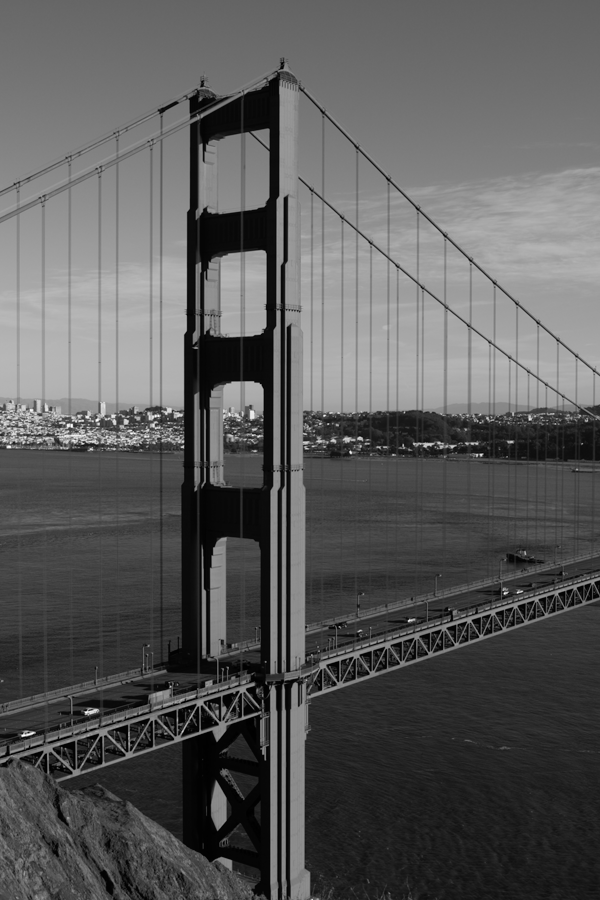
#> input picture 11Computer Vision with Python 3/3Drilling Deeper into Features-Object Detection/images/goldengate1.png, 600 x 900 px
$ python i3stitch.py
#> lines starting #> are read from the running program, lines starting #| are printed output that depends on the picture; after the words box and inside, x2 and y2 are one past the last pixel; in counts of white or black regions, pixels touching at a corner belong together
from skimage.feature import ORB, match_descriptors
from skimage.io import imread
from skimage.measure import ransac
from skimage.transform import ProjectiveTransform
from skimage.color import rgb2gray
from skimage.io import imsave, show
from skimage.color import gray2rgb
from skimage.exposure import rescale_intensity
from skimage.transform import warp
from skimage.transform import SimilarityTransform
import numpy as np


image0 = imread('images/goldengate1.png')
#> image0 is the input picture: shape (900, 600); min 0, max 255, mean 89.9
image0 = rgb2gray(image0)

image1 = imread('images/goldengate2.png')
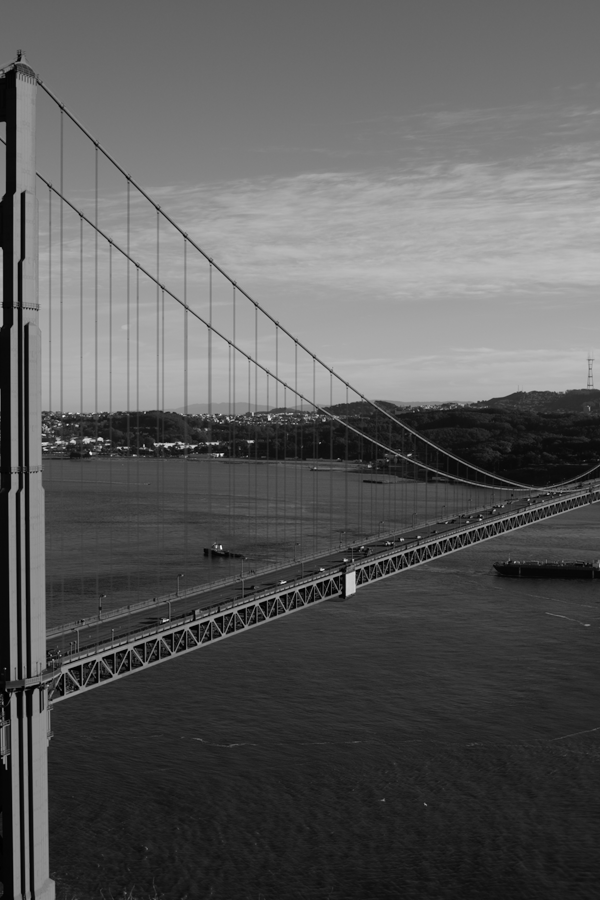
#> input picture 11Computer Vision with Python 3/3Drilling Deeper into Features-Object Detection/images/goldengate2.png, 600 x 900 px
#> image1 is the input picture: shape (900, 600); min 0, max 246, mean 90
image1 = rgb2gray(image1)

orb = ORB(n_keypoints=1000, fast_threshold=0.05)

orb.detect_and_extract(image0)
keypoints1 = orb.keypoints
descriptors1 = orb.descriptors

orb.detect_and_extract(image1)
keypoints2 = orb.keypoints
descriptors2 = orb.descriptors

matches12 = match_descriptors(descriptors1,
                              descriptors2,
                              cross_check=True)

src = keypoints2[matches12[:, 1]][:, ::-1]
dst = keypoints1[matches12[:, 0]][:, ::-1]

transform_model, inliers = \
    ransac((src, dst), ProjectiveTransform,
           min_samples=4, residual_threshold=2)

r, c = image1.shape[:2]
#> r = 900; c = 600

corners = np.array([[0, 0],
                    [0, r],
                    [c, 0],
                    [c, r]])
#> corners = [[0, 0], [0, 900], [600, 0], [600, 900]]

warped_corners = transform_model(corners)

all_corners = np.vstack((warped_corners, corners))

corner_min = np.min(all_corners, axis=0)
#> corner_min = [0, -25.65]
corner_max = np.max(all_corners, axis=0)
#> corner_max = [892, 930.4]

output_shape = (corner_max - corner_min)
#> output_shape = [892, 956]
output_shape = np.ceil(output_shape[::-1])

offset = SimilarityTransform(translation=-corner_min)

image0_warp = warp(image0, offset.inverse,
               output_shape=output_shape, cval=-1)

image1_warp = warp(image1, (transform_model + offset).inverse,
               output_shape=output_shape, cval=-1)

image0_mask = (image0_warp != -1)
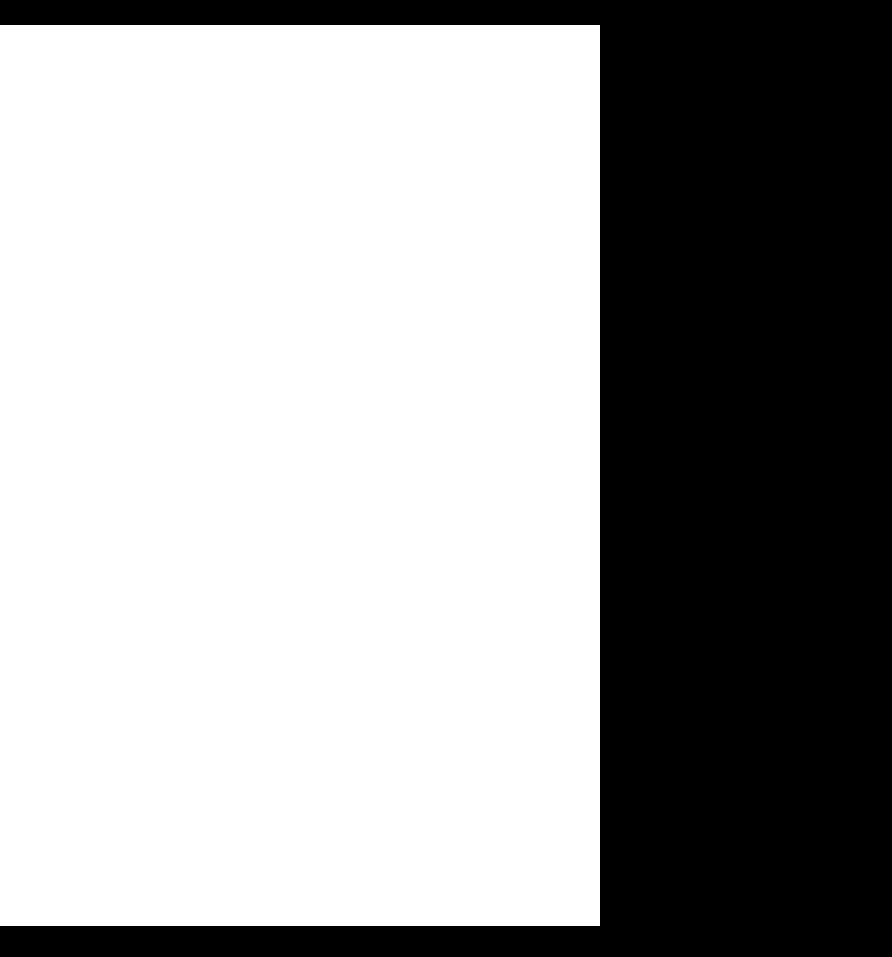
#> image0_mask: shape (957, 892) bool; 63.3% white; 1 black region, box (x1, y1, x2, y2) and area: (0, 0, 892, 957) 313044
image0_warp[~image0_mask] = 0
image0_alpha = np.dstack((gray2rgb(image0_warp), image0_mask))
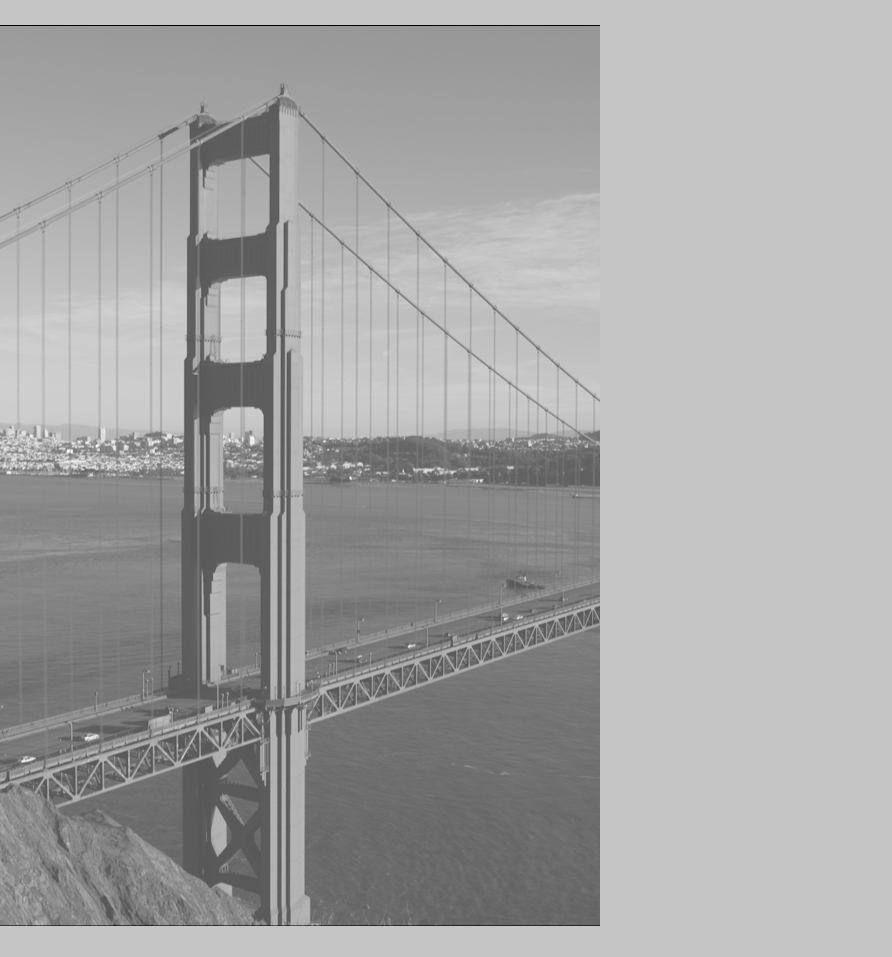
#> image0_alpha: shape (957, 892, 4) float64; mean R, G, B, A 0.222, 0.222, 0.222, 0.633; transparent parts drawn white


image1_mask = (image1_warp != -1)
#> image1_mask: shape (957, 892) bool; 67.2% white; 1 black region, box (x1, y1, x2, y2) and area: (0, 0, 892, 957) 280074
image1_warp[~image1_mask] = 0
image1_alpha = np.dstack((gray2rgb(image1_warp), image1_mask))


merged = (image0_alpha + image1_alpha)

alpha = merged[..., 3]
merged /= np.maximum(alpha, 1)[..., np.newaxis]
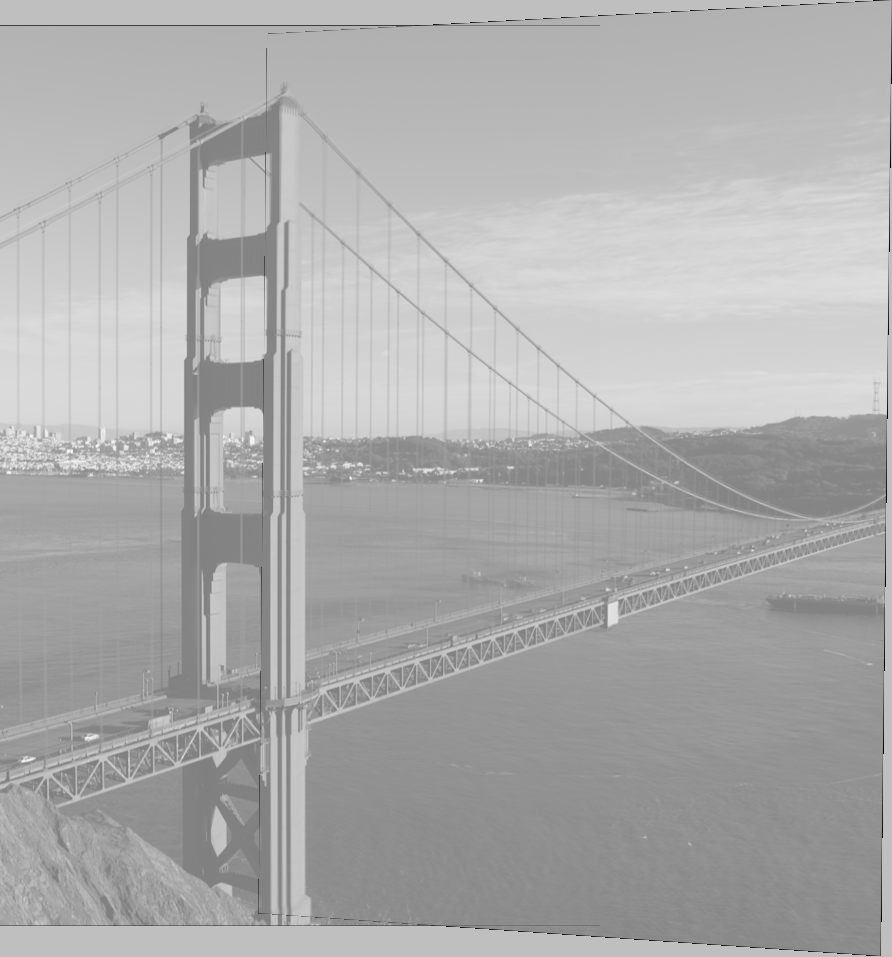
#> merged: shape (957, 892, 4) float64; mean R, G, B, A 0.333, 0.333, 0.333, 0.951; transparent parts drawn white
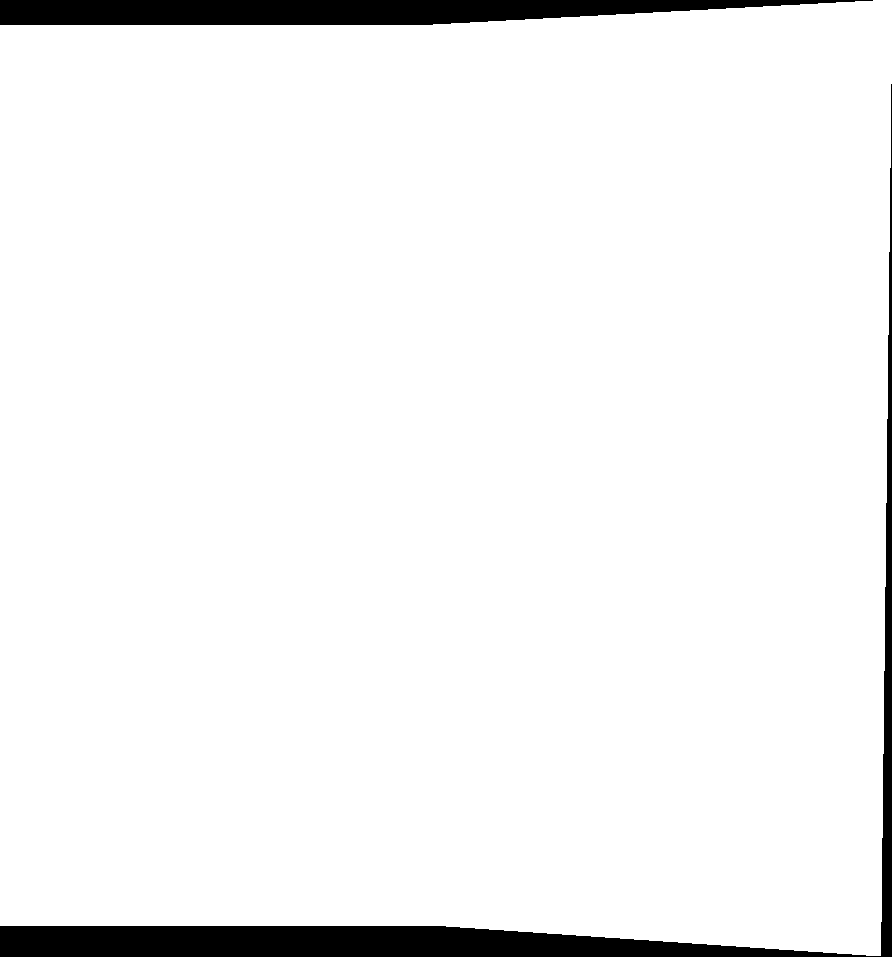
#> alpha: shape (957, 892) float64; values 0 (black) and 1 (white), 95.1% white; 2 black regions, box (x1, y1, x2, y2) and area: (0, 84, 892, 957) 25555, (0, 0, 873, 25) 16325

#> (the run stopped early here; a loop or call above may not have finished)
